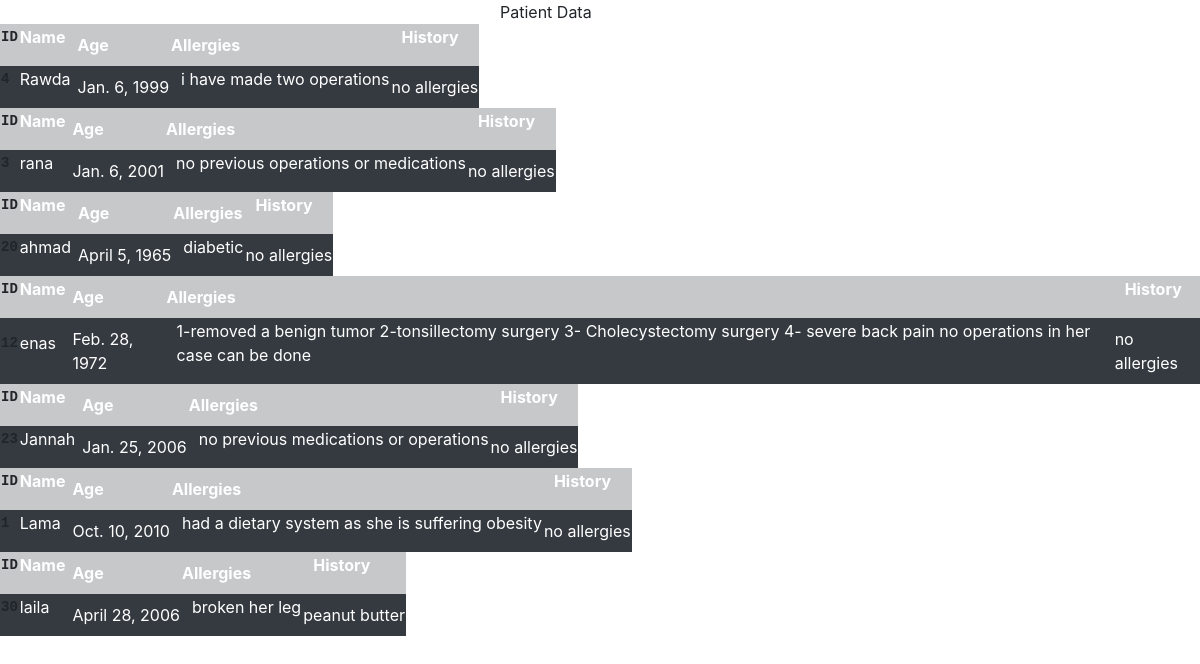
The page /disppatients on the database its author committed.
### home/models.py (models this page shows)
class Patient (models.Model):
       PatientName = models.CharField(max_length=200)
       PatientAge = models.DateField()
       PatientID = models.IntegerField()
       Allergies=models.TextField()
       ChronicDisease=models.BooleanField()
       History=models.TextField()

### home/views.py (the view)
def disppatient(request):
    f=Patient.objects.all()
    context={
        'g':f,
    }
    return render (request,'home/disppatients.html',context)
    dispname: dispname

### home/templates/home/disppatients.html (shortened to what this page needs)
<!doctype html>
<html lang="en">
  <head>
    <link rel="stylesheet" href="https://stackpath.bootstrapcdn.com/bootstrap/4.3.1/css/bootstrap.min.css">
        <body>
                <div class="mx-auto" style="width: 200px;">
                        Patient Data
                </div>
                {% for disppatients in g %}
                      <table>
                            <thead>
                              <tr class="table.table-bordered table-dark">
                                <th class="table.table-bordered table-dark" scope="col"><pre>ID</pre></th>
                                <th class="table.table-bordered table-dark" scope="col"><p style="padding-right: 5px;">Name</p></th>
                                <th class="table.table-bordered table-dark" scope="col">Age  </th>
                                <th class="table.table-bordered table-dark" scope="col">Allergies  </th>
                                <th class="table.table-bordered table-dark" scope="col"><p style="padding-left: 10px;">History</p>  </th>
                            </thead>
                            <tbody.table-bordered>
                            <tr class="bg-warning">
                                <th class="table.table-bordered table-dark" scope="row"><pre>{{disppatients.PatientID}}</pre> </th>
                                <td class="table.table-bordered table-dark"> <p style="padding-right: 5px;">{{disppatients.PatientName}}</p></td>
                                <td class="table.table-bordered table-dark">{{disppatients.PatientAge}}  </td>
                                <td class="table.table-bordered table-dark"><p style="padding-left: 10px;">{{disppatients.History}}</p> </td>
                                <td class="table.table-bordered table-dark">{{disppatients.Allergies}}  </td>
                            </tr>
                            </tbody.table-bordered>
                     </table>
                 {% endfor %}
         </body>
</html>

### rows shown on the page
Patient: PatientID "4", PatientName "Rawda", PatientAge "Jan. 6, 1999", History "i have made two operations", Allergies "no allergies"
Patient: PatientID "3", PatientName "rana", PatientAge "Jan. 6, 2001", History "no previous operations or medications", Allergies "no allergies"
Patient: PatientID "20", PatientName "ahmad", PatientAge "April 5, 1965", History "diabetic", Allergies "no allergies"
Patient: PatientID "12", PatientName "enas", PatientAge "Feb. 28, 1972", History "1-removed a benign tumor 2-tonsillectomy surgery 3- Cholecystectomy surgery 4- severe back pain no operations in her case can be done", Allergies "no allergies"
Patient: PatientID "23", PatientName "Jannah", PatientAge "Jan. 25, 2006", History "no previous medications or operations", Allergies "no allergies"
Patient: PatientID "1", PatientName "Lama", PatientAge "Oct. 10, 2010", History "had a dietary system as she is suffering obesity", Allergies "no allergies"
Patient: PatientID "30", PatientName "laila", PatientAge "April 28, 2006", History "broken her leg", Allergies "peanut butter"
